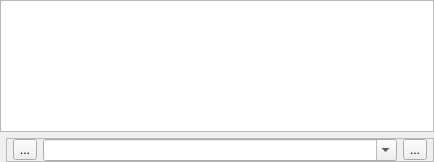
<?xml version="1.0" encoding="UTF-8"?>
<ui version="4.0">
 <class>MainBox</class>
 <widget class="QWidget" name="MainBox">
  <property name="geometry">
   <rect>
    <x>0</x>
    <y>0</y>
    <width>434</width>
    <height>162</height>
   </rect>
  </property>
  <property name="windowTitle">
   <string>Dialog</string>
  </property>
  <layout class="QVBoxLayout" name="verticalLayout">
   <property name="leftMargin">
    <number>0</number>
   </property>
   <property name="topMargin">
    <number>0</number>
   </property>
   <property name="rightMargin">
    <number>0</number>
   </property>
   <property name="bottomMargin">
    <number>0</number>
   </property>
   <item>
    <widget class="QTextEdit" name="te_terminal"/>
   </item>
   <item>
    <layout class="QHBoxLayout" name="horizontalLayout">
     <item>
      <widget class="SerialBox5_fix_baudrate" name="serial_widget" native="true"/>
     </item>
     <item>
      <widget class="QFrame" name="frame">
       <property name="frameShape">
        <enum>QFrame::StyledPanel</enum>
       </property>
       <property name="frameShadow">
        <enum>QFrame::Raised</enum>
       </property>
       <layout class="QHBoxLayout" name="horizontalLayout_2">
        <property name="leftMargin">
         <number>6</number>
        </property>
        <property name="topMargin">
         <number>0</number>
        </property>
        <property name="rightMargin">
         <number>6</number>
        </property>
        <property name="bottomMargin">
         <number>0</number>
        </property>
        <item>
         <widget class="QToolButton" name="btn_send_text_remove">
          <property name="text">
           <string>...</string>
          </property>
         </widget>
        </item>
        <item>
         <widget class="QComboBox" name="cb_command">
          <property name="sizePolicy">
           <sizepolicy hsizetype="Expanding" vsizetype="Fixed">
            <horstretch>0</horstretch>
            <verstretch>0</verstretch>
           </sizepolicy>
          </property>
          <property name="editable">
           <bool>true</bool>
          </property>
         </widget>
        </item>
        <item>
         <widget class="QToolButton" name="btn_send">
          <property name="text">
           <string>...</string>
          </property>
         </widget>
        </item>
       </layout>
      </widget>
     </item>
    </layout>
   </item>
  </layout>
 </widget>
 <customwidgets>
  <customwidget>
   <class>SerialBox5_fix_baudrate</class>
   <extends>QWidget</extends>
   <header>serialbox5_fix_baudrate.hpp</header>
   <container>1</container>
  </customwidget>
 </customwidgets>
 <tabstops>
  <tabstop>te_terminal</tabstop>
 </tabstops>
 <resources/>
 <connections/>
</ui>
